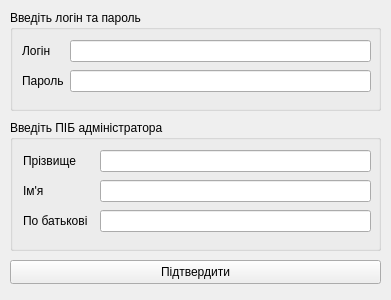
<?xml version="1.0" encoding="UTF-8"?>
<ui version="4.0">
 <class>EditAdminWindow</class>
 <widget class="QWidget" name="EditAdminWindow">
  <property name="geometry">
   <rect>
    <x>0</x>
    <y>0</y>
    <width>391</width>
    <height>300</height>
   </rect>
  </property>
  <property name="windowTitle">
   <string>Form</string>
  </property>
  <property name="windowIcon">
   <iconset resource="icons.qrc">
    <normaloff>:/icons/edit_profile_icon.png</normaloff>:/icons/edit_profile_icon.png</iconset>
  </property>
  <widget class="QGroupBox" name="loginGroupBox">
   <property name="geometry">
    <rect>
     <x>10</x>
     <y>10</y>
     <width>371</width>
     <height>101</height>
    </rect>
   </property>
   <property name="title">
    <string>Введіть логін та пароль</string>
   </property>
   <widget class="QLabel" name="loginLabel">
    <property name="geometry">
     <rect>
      <x>12</x>
      <y>30</y>
      <width>42</width>
      <height>22</height>
     </rect>
    </property>
    <property name="text">
     <string>Логін</string>
    </property>
   </widget>
   <widget class="QLineEdit" name="loginLineEdit">
    <property name="geometry">
     <rect>
      <x>60</x>
      <y>30</y>
      <width>301</width>
      <height>22</height>
     </rect>
    </property>
   </widget>
   <widget class="QLabel" name="passwordLabel">
    <property name="geometry">
     <rect>
      <x>12</x>
      <y>60</y>
      <width>42</width>
      <height>22</height>
     </rect>
    </property>
    <property name="text">
     <string>Пароль</string>
    </property>
   </widget>
   <widget class="QLineEdit" name="passwordLineEdit">
    <property name="geometry">
     <rect>
      <x>60</x>
      <y>60</y>
      <width>301</width>
      <height>22</height>
     </rect>
    </property>
   </widget>
  </widget>
  <widget class="QPushButton" name="applyPushButton">
   <property name="geometry">
    <rect>
     <x>10</x>
     <y>260</y>
     <width>371</width>
     <height>24</height>
    </rect>
   </property>
   <property name="text">
    <string>Підтвердити</string>
   </property>
  </widget>
  <widget class="QGroupBox" name="initialsGroupBox">
   <property name="geometry">
    <rect>
     <x>10</x>
     <y>120</y>
     <width>371</width>
     <height>131</height>
    </rect>
   </property>
   <property name="title">
    <string>Введіть ПІБ адміністратора</string>
   </property>
   <widget class="QLineEdit" name="lastnameLineEdit">
    <property name="geometry">
     <rect>
      <x>90</x>
      <y>30</y>
      <width>271</width>
      <height>22</height>
     </rect>
    </property>
   </widget>
   <widget class="QLabel" name="lastnameLabel">
    <property name="geometry">
     <rect>
      <x>13</x>
      <y>30</y>
      <width>71</width>
      <height>22</height>
     </rect>
    </property>
    <property name="text">
     <string>Прізвище</string>
    </property>
   </widget>
   <widget class="QLabel" name="firstnameLabel">
    <property name="geometry">
     <rect>
      <x>13</x>
      <y>60</y>
      <width>71</width>
      <height>22</height>
     </rect>
    </property>
    <property name="text">
     <string>Ім'я</string>
    </property>
   </widget>
   <widget class="QLineEdit" name="firstnameLineEdit">
    <property name="geometry">
     <rect>
      <x>90</x>
      <y>60</y>
      <width>271</width>
      <height>22</height>
     </rect>
    </property>
   </widget>
   <widget class="QLineEdit" name="middlenameLineEdit">
    <property name="geometry">
     <rect>
      <x>90</x>
      <y>90</y>
      <width>271</width>
      <height>22</height>
     </rect>
    </property>
   </widget>
   <widget class="QLabel" name="middlenameLabel">
    <property name="geometry">
     <rect>
      <x>13</x>
      <y>90</y>
      <width>71</width>
      <height>22</height>
     </rect>
    </property>
    <property name="text">
     <string>По батькові</string>
    </property>
   </widget>
  </widget>
 </widget>
 <resources>
  <include location="icons.qrc"/>
 </resources>
 <connections/>
</ui>
